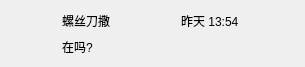
<?xml version="1.0" encoding="UTF-8"?>
<ui version="4.0">
 <class>ChatUserItem</class>
 <widget class="QWidget" name="ChatUserItem">
  <property name="geometry">
   <rect>
    <x>0</x>
    <y>0</y>
    <width>305</width>
    <height>62</height>
   </rect>
  </property>
  <property name="maximumSize">
   <size>
    <width>16777215</width>
    <height>62</height>
   </size>
  </property>
  <property name="windowTitle">
   <string>Form</string>
  </property>
  <layout class="QGridLayout" name="gridLayout">
   <item row="0" column="0" rowspan="2">
    <widget class="QLabel" name="icon_lb">
     <property name="minimumSize">
      <size>
       <width>45</width>
       <height>45</height>
      </size>
     </property>
     <property name="maximumSize">
      <size>
       <width>45</width>
       <height>45</height>
      </size>
     </property>
     <property name="text">
      <string/>
     </property>
    </widget>
   </item>
   <item row="0" column="1">
    <widget class="QLabel" name="user_name_lb">
     <property name="text">
      <string>螺丝刀撒</string>
     </property>
    </widget>
   </item>
   <item row="0" column="2">
    <widget class="QLabel" name="time_lb">
     <property name="styleSheet">
      <string notr="true">font: 10pt &quot;Microsoft Sans Serif&quot;;</string>
     </property>
     <property name="text">
      <string>昨天 13:54</string>
     </property>
    </widget>
   </item>
   <item row="1" column="1" colspan="2">
    <widget class="QLabel" name="user_chat_lb">
     <property name="text">
      <string>在吗?</string>
     </property>
    </widget>
   </item>
  </layout>
 </widget>
 <resources/>
 <connections/>
</ui>
